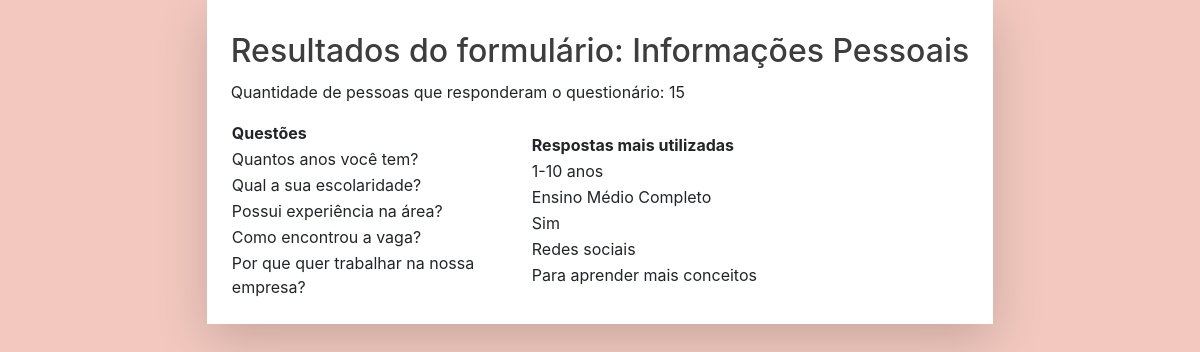
Page /result/ on the committed database.
### questions/models.py (models this page shows)
class Title(models.Model):
	title = models.CharField(max_length=120)

class Question(models.Model):
	question = models.CharField(max_length=60)
	answer_1 = models.CharField(max_length=60)
	answer_2 = models.CharField(max_length=60)
	answer_3 = models.CharField(max_length=60, blank=True)
	answer_4 = models.CharField(max_length=60, blank=True)

### questions/views.py (the view)
# urls.py: path('result/', result_view, name="result_view")
def result_view(request):
	my_title = Title.objects.get(id=1)
	queryset = Result.objects.all()
	questions = Question.objects.all()
	m_question = []
	question = [[0, 0, 0, 0] for foo in range(10)]
	for instance in queryset:
		if instance.question_1:
			question[0][int(instance.question_1) - 1] += 1
		if instance.question_2:
			question[1][int(instance.question_2) - 1] += 1
		if instance.question_3:
			question[2][int(instance.question_3) - 1] += 1
		if instance.question_4:
			question[3][int(instance.question_4) - 1] += 1
		if instance.question_5:
			question[4][int(instance.question_5) - 1] += 1
		if instance.question_6:
			question[5][int(instance.question_6) - 1] += 1
		if instance.question_7:
			question[6][int(instance.question_7) - 1] += 1
		if instance.question_8:
			question[7][int(instance.question_8) - 1] += 1
		if instance.question_9:
			question[8][int(instance.question_9) - 1] += 1
		if instance.question_10:
			question[9][int(instance.question_10) - 1] += 1
	for i in range(9):
		if max(question[i]) != 0:
			m_question.append(question[i].index(max(question[i])) + 1)
	match_results = []
	for i in range(0, len(m_question)):
		if m_question[i] == 1:
			match_results.append(questions[i].answer_1)
		elif m_question[i] == 2:
			match_results.append(questions[i].answer_2)
		elif m_question[i] == 3:
			match_results.append(questions[i].answer_3)
		elif m_question[i] == 4:
			match_results.append(questions[i].answer_4)
	context = { 'result': match_results,
				'title': my_title.title,
				'question': questions,
				'count': queryset.count() }
	return render(request, "result.html", context)

### templates/result.html (shortened to what this page needs)
{% extends 'base.html' %}
{% block content %}
	<h1 style="text-align: center"><font size="6" color="#3d3d3d">Resultados do formulário: {{title}}</font></h1>
	<p>Quantidade de pessoas que responderam o questionário: {{count}}</p>
	<table>
		<tr>
		<th>Questões</th>
			{% for queue in question %}
				<td width = "300">{{queue.question}}</td>
			{% endfor %}
		</tr>
		<tr>
		<th>Respostas mais utilizadas</th>
			{% for instance in result %}
				<td width = "300"> {{instance}}</td>
			{% endfor %}
		</tr>
	</table>
{% endblock %}

### templates/base.html (style rules this page uses)
table { display: table; }
table tr { display: table-cell; }
table tr td { display: block; }

### rows in the picture
Title: title "Informações Pessoais"
Question: question "Quantos anos você tem?", result "1-10 anos"
Question: question "Qual a sua escolaridade?", result "Ensino Médio Completo"
Question: question "Possui experiência na área?", result "Sim"
Question: question "Como encontrou a vaga?", result "Redes sociais"
Question: question "Por que quer trabalhar na nossa empresa?", result "Para aprender mais conceitos"

### other values in the picture
{{ count }} "15"
